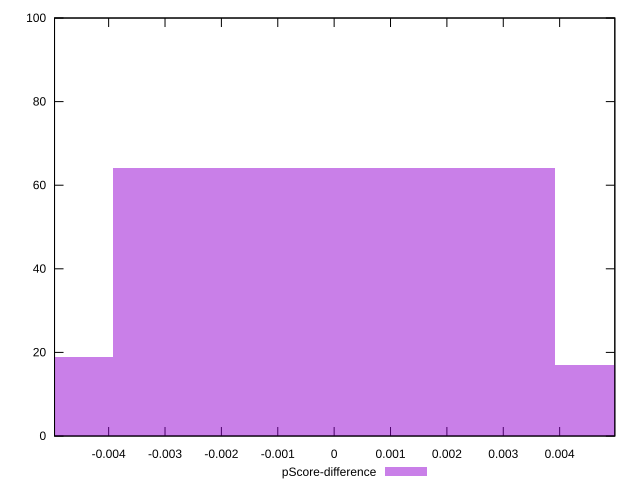

This chart was generated by the following gnuplot code:
reset

$pScoreDifference <<EOF
0.007852138591690216 17
0 64
-0.007852138591690216 19
EOF

set key outside below
set boxwidth 0.007852138591690216
set xrange [-0.00495989460817714:0.004978767020248465]
set yrange [0:100]
set trange [0:100]
set style fill transparent solid 0.5 noborder
set terminal svg size 640, 490 enhanced background rgb 'white'
set output "report_00017_2021-02-10T15-08-03.406Z/interactive/samples/pages+cached+noadtech/pScore-difference/histogram.svg"

plot $pScoreDifference title "pScore-difference" with boxes

reset
